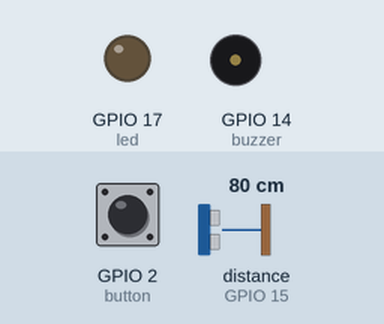
This program was run on a simulated Raspberry Pi (BCM pin numbers). Shown: output pins drawn as LEDs (lit = HIGH), buzzer (waves = sounding, pin HIGH). Inputs (shaded band) come from the test bench; at power-on: GPIO 2 (button) HIGH, distance to the obstacle (sensor on GPIO 15) 80 cm. The echo pulse lasts 58.3 µs per cm; what the program prints to the terminal is not drawn.

Above: at 2.2 s.
2.3 s: GPIO 2 (button) pulled LOW for 0.15 s
At 2.9 s:
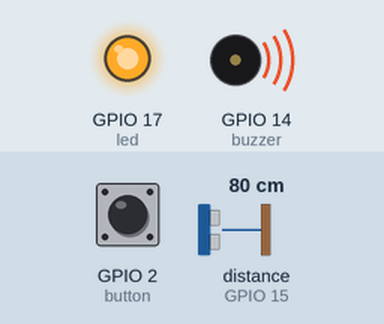
4.8 s: GPIO 2 (button) pulled LOW for 3.2 s
At 9.1 s:
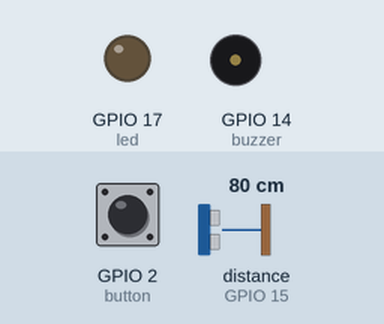
Timing chart, 0 to 10.6 s (numbered marks = the images above; inputs shaded):
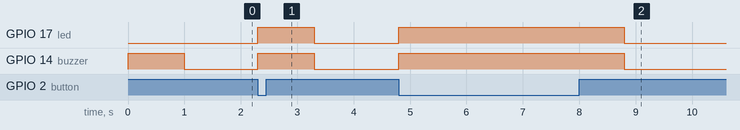

Measured:
- after the input at 2.3 s, GPIO 17 (led), GPIO 14 (buzzer): LOW → HIGH at once, → LOW 1.0 s later
- after the input at 4.8 s, GPIO 17 (led), GPIO 14 (buzzer): LOW → HIGH at once, → LOW 4.0 s later

The program:

test.py
```python
from gpiozero import LED, Button, Buzzer, DistanceSensor
from time import sleep
import datetime
from signal import signal, SIGINT
import sys

led = LED(17)
button = Button(2)
buzzer = Buzzer(14)
#pir = MotionSensor(15)
ultrasonic = DistanceSensor(echo=15, trigger=18)

#while True:
#	print(ultrasonic.distance)

def signal_handler(sig, frame):
	print('\nExiting program')
	led.off()
	buzzer.off()
	sys.exit(0)

# Register the signal handler
signal(SIGINT, signal_handler)

# Initial buzzer beep
buzzer.on()
sleep(1)
buzzer.off()

print("Program running. Press Ctrl+C to exit")
while True:
#	pir.wait_for_motion()
	button.wait_for_press()
	led.on()
	buzzer.on()
	sleep(1)
	led.off()
	buzzer.off()
#	print("movement detected at ", datetime.datetime.now().strftime("%H:%M:%S"))

# Clean up GPIO pins
GPIO.cleanup()
```
